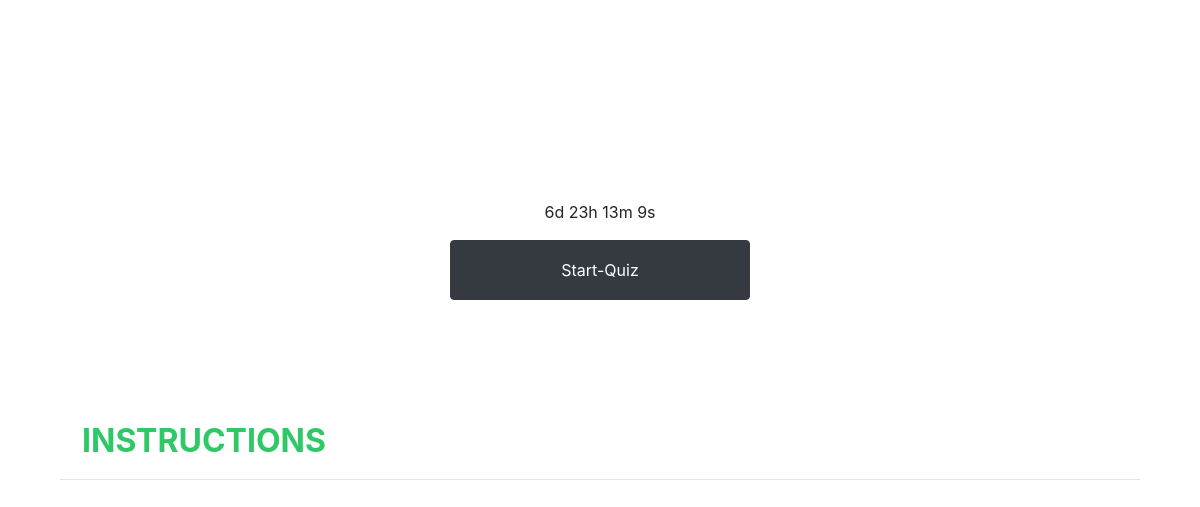
The app's page /quiz/5 (signed in), older data.
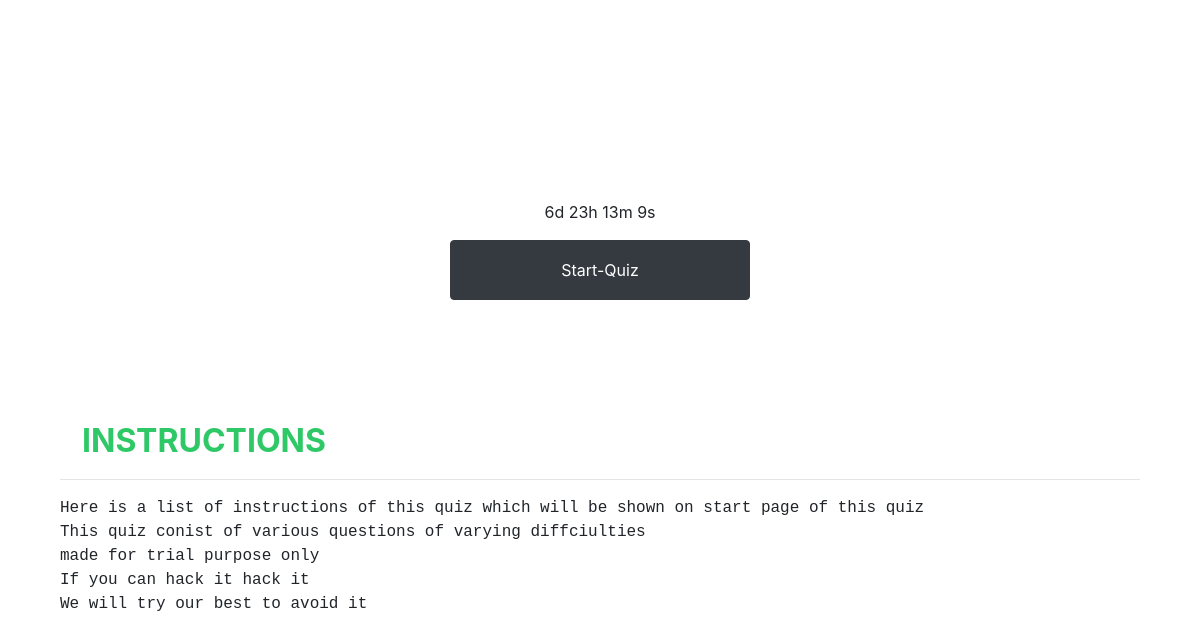
The same page, newer data.
### quizer/models.py (models this page shows)
class Quiz(models.Model):
    admin = models.ForeignKey(User, on_delete=models.CASCADE)
    quiz_name = models.CharField(max_length=50)  # Quiz Name
    quiz_instructions=models.CharField(max_length=1000,default="")
    start_time = models.DateTimeField()  # Quiz Start Time
    end_time = models.DateTimeField()  # Quiz End Time
    randomizer=models.BooleanField(default=True)
    one_question_per_page=models.BooleanField(default=True)
    resume_later=models.BooleanField(default=False)
    email_result_creator=models.BooleanField(default=False)
    email_result_testtaker=models.BooleanField(default=False)
    show_score_after_test=models.BooleanField(default=False)
    reveal_answers_after_test=models.BooleanField(default=False)
    view_after_test=models.BooleanField(default=False)
    strict_mode=models.BooleanField(default=False)
    camera_mode=models.BooleanField(default=False)
    record_responses=models.BooleanField(default=False)
    expired=models.BooleanField(default=False)

### quizer/views.py (the view)
# urls.py: path('quiz/<int:id>', QuizStart, name='quiz-start'),
@login_required(login_url='/accounts/login/')
def QuizStart(request, id):
    quiz = Quiz.objects.get(id=id)
    print(quiz.start_time)
    print(timezone.now())
    print(quiz.start_time < timezone.now())
    if(request.method == "POST" and quiz.start_time < timezone.now() and quiz.end_time > timezone.now()):
        print("Allowing user to give test")
        questions = cache.get(f'quiz{quiz}')
        if questions is None:
            print("Storing in cache")
            questions = list(quiz.questions_set.all())
            cache.set(
                f"quiz{quiz}",
                questions,
                60*60*3
            )
        if(quiz.randomizer):
            shuffle(questions)
        q = ','.join([str(i.id) for i in questions])
        print(q)
        try:
            if(UsersGivingTest.objects.filter(quiz=quiz, user=request.user).count() == 0):
                UsersGivingTest.objects.create(
                    quiz=quiz,
                    user=request.user,
                    score=0,
                    questions_not_attempted=q
                )
            return HttpResponse(200)
        except Exception as e:
            print(e)
            return HttpResponse(400)
    elif(request.method == 'POST'):
        return HttpResponse(400)
    else:
        print((quiz.start_time.timestamp()))
        return render(request, 'start-quiz.html', {"quiz": quiz, "start": quiz.start_time.timestamp(), "end":  quiz.end_time.timestamp(), "instructions": quiz.quiz_instructions})

### quizer/templates/start-quiz.html (shortened to what this page needs)
<html>
<head>
<link rel="stylesheet" href="https://stackpath.bootstrapcdn.com/bootstrap/4.3.1/css/bootstrap.min.css">
</head>
<body>
<p id="demo"></p>
<input class="btn btn-dark" type="button"  id="start" value="Start-Quiz"/>
<div id="style">
<h2>Instructions</h2>
<hr></hr>
<pre>{{instructions}}</pre>
</div>
</body>
</html>

Row changes from the older to the newer data that the page shows:
now on this page (row edited): Quiz: quiz_instructions "Here is a list of instructions of this quiz which will be shown on start page of this quiz This quiz conist of various questions of varying diffciulties made for trial purpose only If you can hack it hack it We will try our best to avoid it"
